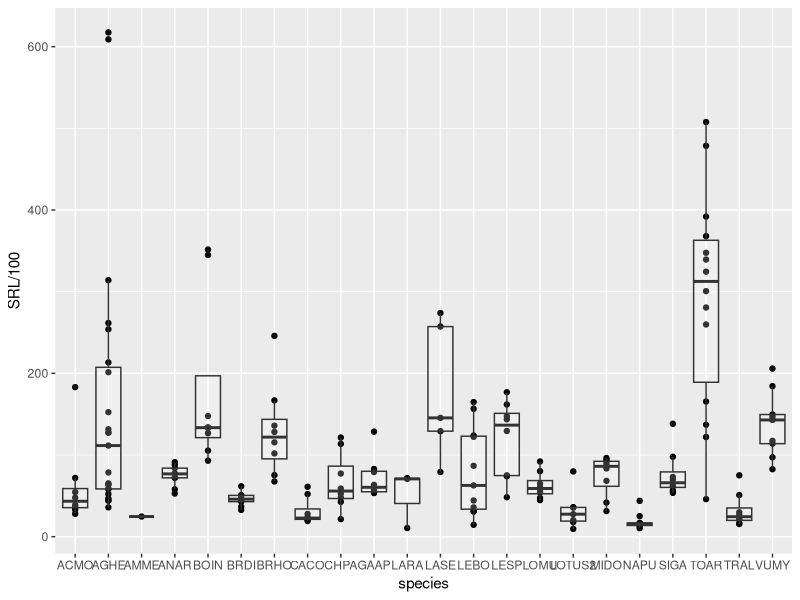

Write R code to recreate this figure.
rm(list = ls())
library(tidyverse)

weights <- read.csv('data-raw/root_data/root_weights.csv')

lengths <- read.csv('data-raw/root_data/cleaned_root_lengths.csv')

lengths$datetime <- as.POSIXct(lengths$datetime)

weights$plot[is.na(weights$plot)] <- 'non_plot'

root_data <- merge(lengths, weights, by = c('plot', 'species', 'plant_number'))

root_data <- root_data %>% mutate(SRL = total_length_cm/dry_weight)

root_data %>% 
  ggplot( aes(x = species, y = SRL/100)) + 
    geom_point() + 
    geom_boxplot(alpha = 0.2)

write_csv(root_data, 'data-raw/non_plot_root_traits.csv')
